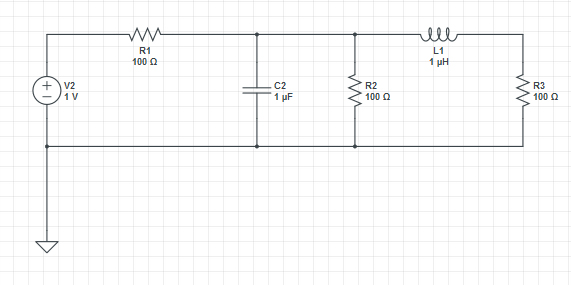
#> input picture circuitlab5.jpg, 571 x 285 px
$ python circuit_recognizer.py circuitlab5.jpg   (Python 2 division)
#> lines starting #> are read from the running program, lines starting #| are printed output that depends on the picture; after the words box and inside, x2 and y2 are one past the last pixel; in counts of white or black regions, pixels touching at a corner belong together
import cv
import cv2
import numpy as np
import sys
import math

class Component:

        # [49 lines left out: functions set_component, print_component, add_connections, check_duplicate, area_thresholding, calculate_distance, not called in this run]

def check_terminals():

	return;

def check_wires():

	return;

def conjoin_wires():

	return;

def fix_wires():

	return;

# [7 lines left out: function intersection_operations, not called in this run]

def list_traversal():

	return;


def print_netlist():

	return;

def test_template_method(not_black, templates):
        # Read in RGB img and initialize variables
        src = cv2.imread('Contours.png',-1)
        blank = np.zeros((src.shape[0],src.shape[1],3),np.uint8)
        blank[:] = (255,255,255)
        index = 0
        comp_tup = ([])
        comp_list = []; wire_list = []; super_list = [];
        #Iterate over all template images
        for x in templates:
                # Set type of component
                if "ground" in x       : type = "Gnd"
                elif "capacitor" in x : type = "C"
                elif "inductor" in x   : type = "L"
                elif "resistor" in x    : type = "R"
                elif "vsource" in x   : type = "Vsrc"
                elif "isource" in x    : type = "Isrc"
                elif "wire" in x        : type = "Wire"
                else: type = "none"
                # Apply template matching
                threshold = 0.72
                copycat = cv2.cvtColor(src,cv2.COLOR_BGR2GRAY)
                template = cv2.imread(x, 0)
                res = cv2.matchTemplate(copycat, template, cv2.TM_CCOEFF_NORMED)
                loc = np.where (res >= threshold)
                w,h = template.shape[::-1]
                loc = np.where( res >= threshold)
                # Iterate over matches, creating rectangles
                for pt in zip(*loc[::-1]):
                        dont_draw = False
                        temp_comp = Component()
                        # Set terminal points
                        if w > h   and "vsource0" not in x:
                                term1 = (pt[0],pt[1]+h/2)
                                term2 = (pt[0] + w, pt[1] + h/2)
                        else:
                                term1 =  (pt[0] + w/2, pt[1])
                                term2 =  (pt[0] + w/2, pt[1] + h)
                        if "ground" in x:
                                term1 = term2
                        # Iterate over lists, trying to delete any unnecessary wires
                        if type == "Wire":
                                for iter_comp in comp_list:
                                        # If term1[0] (temp_comp X) is between any X and Y, don't draw
                                        if term2[0] <= iter_comp.term2[0] and term1[0] >= iter_comp.term1[0] and term1[1]  >= iter_comp.term1[1] and term2[1] <= iter_comp.term2[1]:
                                                dont_draw = True
                        if type == "Wire":
                                for iter_wire in wire_list:
                                        # If Both Y are within 2 pix, and starting term within 5 pix, don't draw
                                        if term1[1] - 2 <= iter_wire.term1[1] and term1[1] + 2 >= iter_wire.term1[1] and term1[0] - 5 <= iter_wire.term1[0] and term1[0] + 5 >= iter_wire.term1[0]:
                                                dont_draw = True
                                        # If both X are within 2 pix, and starting term within 5 pix, don't draw
                                        if term1[0] -2 <= iter_wire.term1[0] and term1[0] + 2 >= iter_wire.term1[0] and term1[1] - 5 <= iter_wire.term1[1] and term1[1] + 5 >= iter_wire.term1[1]:
                                                dont_draw = True
                                        # Iterate over comp list to make sure wire is not inside rect

                                for iter_comp in comp_list:
                                        if term1[0] in range(iter_comp.vertex[0]-2, iter_comp.vertex[0] + iter_comp.cols+4) and term1[1] in range(iter_comp.vertex[1]-4, iter_comp.vertex[1] + iter_comp.rows+4):
                                                 if term2[0] in range(iter_comp.vertex[0]-2, iter_comp.vertex[0] + iter_comp.cols+4) and term2[1] in range(iter_comp.vertex[1]-4, iter_comp.vertex[1] + iter_comp.rows+4):
                                                         dont_draw = True
                        # Check distance in
                        for comp in super_list:
                                (pt_11,pt_12,pt_21,pt_22) =  calculate_distance(comp.term1, comp.term2, comp.term1, comp.term2)
				if pt_11 == 0 or pt_12==0 or pt_21==0 or pt_22 == 0:
					continue
				elif pt_11 <= 5 or pt_12 <= 5 or pt_21 <= 5 or pt_22 <= 5:
					dont_draw = True

                        # Ignore components which have triggered one of the if statements
                        if (dont_draw):
                                continue

                        # Add component to the list
                        temp_comp.set_component(type,term1,term2,index)

                        if type != "Wire":
                                temp_comp.cols = w; temp_comp.rows = h; temp_comp.vertex = pt
                                comp_list.append(temp_comp)
                                super_list.append(temp_comp)
                        else:
                                wire_list.append(temp_comp)
                                super_list.append(temp_comp)

                        # Draw Rectangles
                        cv2.rectangle(blank, pt, (pt[0] + w, pt[1] + h), (0,0,255),2)
                        cv2.rectangle(src,pt,(pt[0] + w, pt[1] + h), (0,0,255),2)
                        # Increment the index of the component
                        index += 1

                # Write final image:
                cv2.imwrite('res.png', blank)

	return (super_list, blank)

def get_erosion_element():
	return;

def main(argv):
        #Make Template List
        templates = []
        templates.append("capacitor0.png")
        templates.append("capacitor90.png")
        templates.append("inductor0.PNG")
        templates.append("inductor90.png")
        templates.append("inductor180.png")
        templates.append("inductor270.png")
        templates.append("vsource0.png")
        templates.append("vsource90.png")
        templates.append("vsource180.png")
        templates.append("vsource270.png")
        templates.append("isource0.png")
        templates.append("isource90.png")
        templates.append("isource180.png")
        templates.append("isource270.png")
        templates.append("resistor0.png")
        templates.append("resistor90.PNG")
        templates.append("ground0.png")
        templates.append("ground90.PNG")
        templates.append("ground180.PNG")
        templates.append("ground270.PNG")
        templates.append("wire0.PNG")
        templates.append("wire90.PNG")

        # Create color arrays
        black = np.array([0,0,0])
        not_black = np.array([100,100,100])
        white = np.array([255,255,255])

        # Read in source
        source = cv2.imread(argv[1],-1)
#> source is the input picture: shape (285, 571, 3); mean B, G, R 249.8, 249.7, 249.6
        width,height = source.shape[:2]
#> width = 285; height = 571

        # Create blank matrix
        blank = np.zeros((width,height,3), np.uint8)
        blank[:] = white
        cv2.imwrite("blank.png",blank)

        # Apply thresholding
        hsv =  cv2.cvtColor(source, cv2.COLOR_BGR2HSV)
#> hsv: shape (285, 571, 3); mean H, S, V 4.6, 1.2, 250
        upper_thresh = np.array([215,215,215])
        lower_thresh = np.array([0,0,0])
        thresh = cv2.inRange(hsv, lower_thresh,upper_thresh)
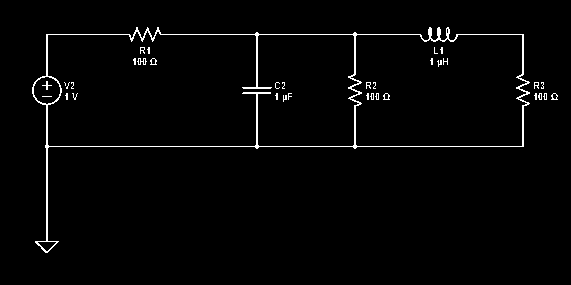
#> thresh: shape (285, 571); 2% white in thin lines or dots, all inside (x1, y1, x2, y2) = (32, 27, 558, 253)
        cv2.imwrite("inrange.png", thresh)

        # Draw contours onto copycat image
        copycat = blank.copy()
        contours,hierarchy = cv2.findContours(thresh, cv2.RETR_TREE, cv2.CHAIN_APPROX_SIMPLE)
#> contours = 52 contours, 40 with area under 20; largest, box (x1, y1, x2, y2) and area: (32, 27, 530, 253) 53951, (47, 30, 360, 147) 33850, (350, 34, 528, 147) 18452, (33, 76, 61, 105) 578, (37, 241, 57, 252) 108
        cv2.drawContours(copycat,contours, -1, lower_thresh, 1)
        cv2.imwrite("Contours.png", copycat)
	# Apply Template Matching & Area Thresholding
        super_list = []; comp_list = []; wire_list = []
        super_list,matched_src = test_template_method(not_black, templates)
        # Split the lists in to wire and component lists
	for temp_comp in super_list:
                if temp_comp.type == "Wire":
                        wire_list.append(temp_comp)
                else:
                        comp_list.append(temp_comp)
                        temp_comp.print_component()
        # Apply area thresholding to remove text
        thresh_src = area_thresholding(thresh)
        final_src = cv2.addWeighted(thresh_src,0.5,matched_src,0.5,0)
        cv2.imwrite("add weighted.png", final_src)
	#  Connect Components
	intersection_operations(super_list, comp_list, wire_list)

if __name__ == '__main__':
#> (the run stopped early here; a loop or call above may not have finished)
